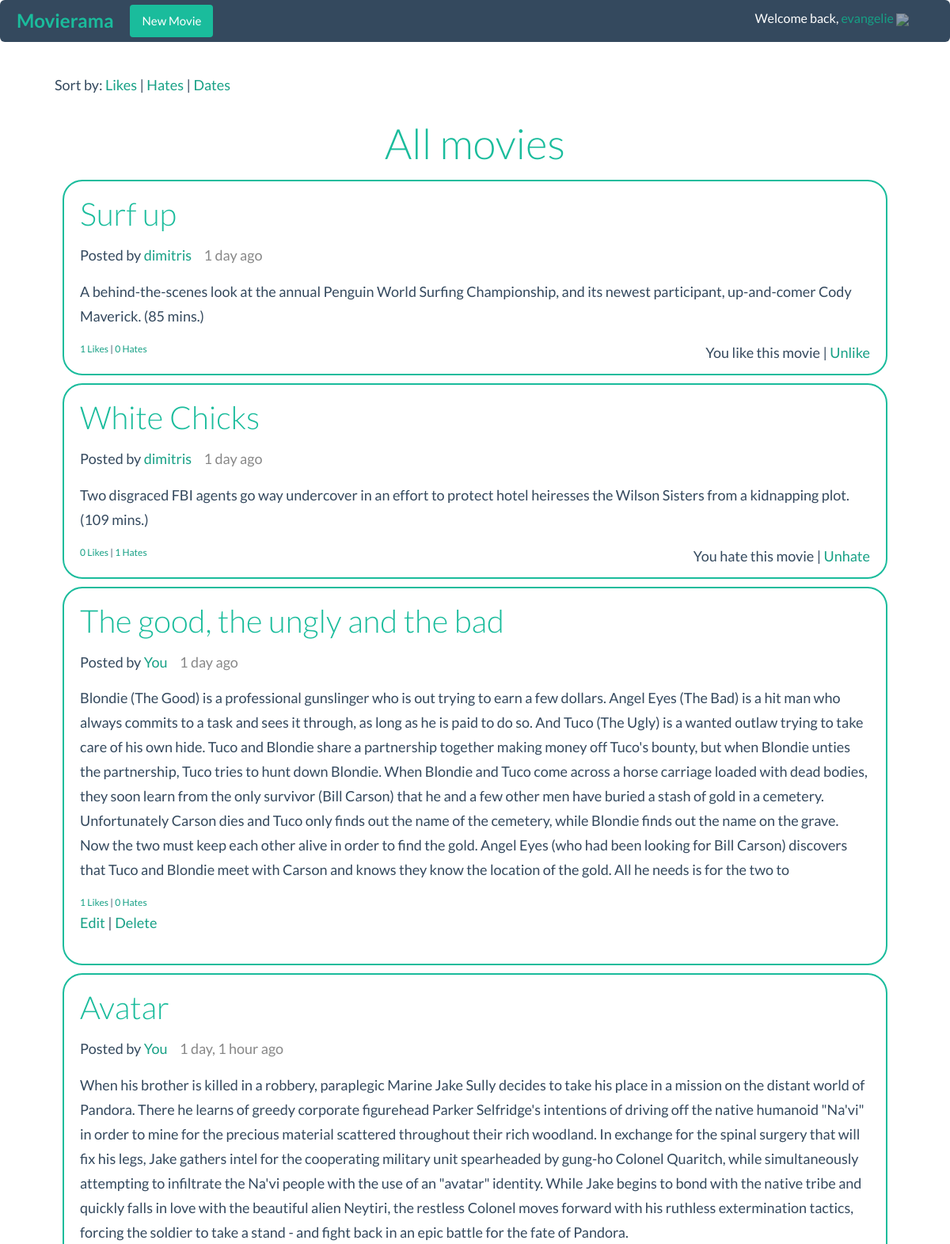
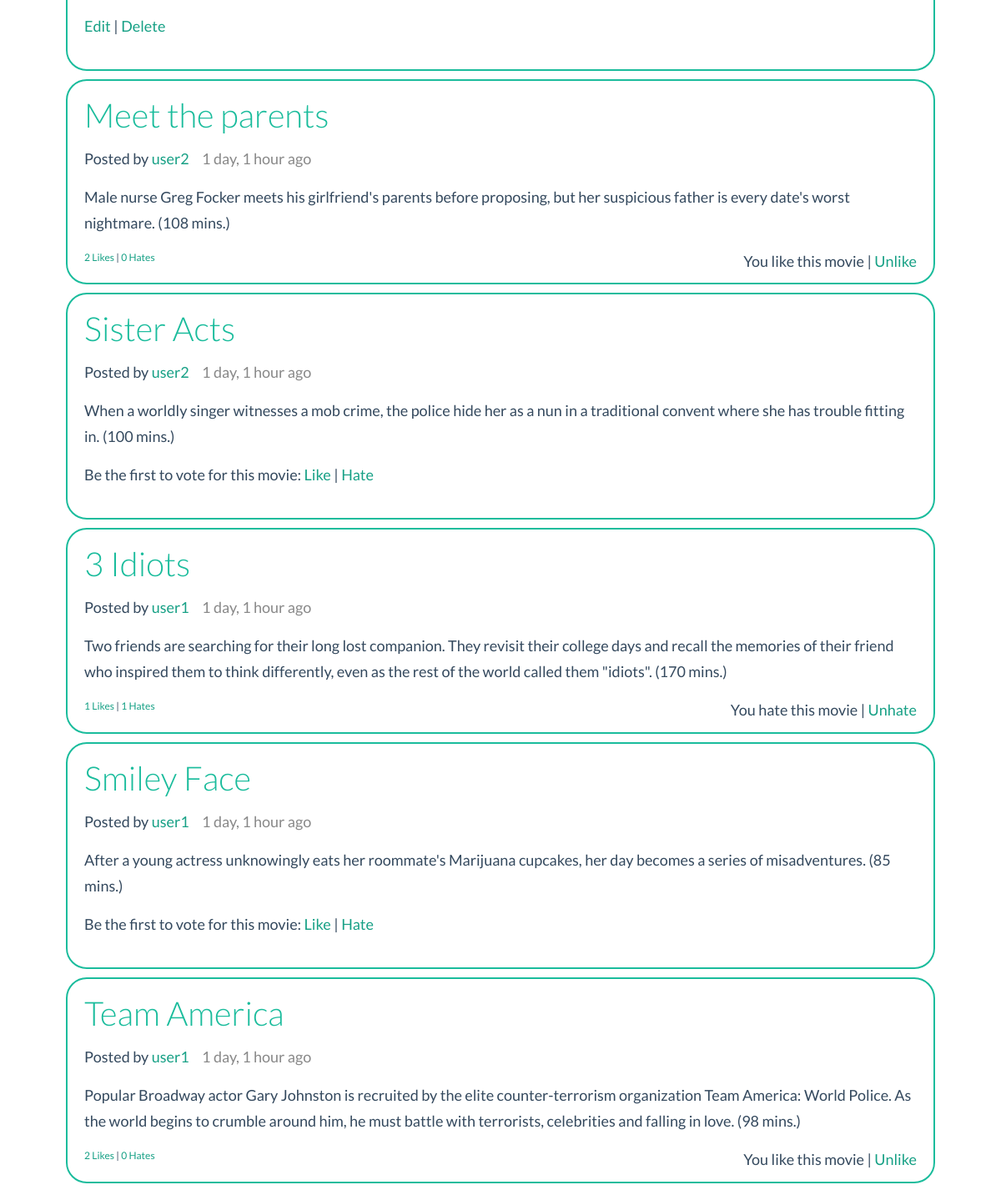
The app's page / (signed in) with its own data (2 pictures, top to bottom).
### movierama/models.py (models this page shows)
class Movies(models.Model):
    id = models.AutoField(primary_key=True)
    username = models.TextField(db_column='userName', blank=True)  # Field name made lowercase.
    title = models.CharField(blank=False, max_length=50)
    description = models.TextField(blank=False, max_length=1000)
    date = models.DateTimeField(auto_now_add=True)
    likes = models.IntegerField(default=0)
    hates = models.IntegerField(default=0)
    class Meta:
        db_table = 'movies'

### movierama/views.py (the view)
# urls.py: url(r'^$', views.WelcomePage, name='home'),
def WelcomePage(request):
    sort = request.GET.get("sort_by")
    movies = get_movies(sort=sort)
    m_rate =MovieRate.objects.all()
    params = {'movies': movies, 'home': True, 'movie_rate': m_rate}
    return render(request, "mainPage.html", params)

### movierama/templatetags/templates_extras.py (called while the page is built)
@register.filter(name='is_like')
def is_like(movie, user):
    return MovieRate.objects.filter(movie=movie, user=user, rate=1).exists()

@register.filter(name='is_hate')
def is_hate(movie, user):
    return MovieRate.objects.filter(movie=movie, user=user, rate=-1).exists()

### movierama/views.py (called while the page is built)
def get_movies(sort=None, username=None):
    if sort == 'like':
        order = '-likes'
    elif sort == 'hate':
        order = '-hates'
    else:
        order = '-date'
    if username:
        movies = Movies.objects.filter(username=username)
    else:
        movies = Movies.objects.all()
    movies = movies.order_by(order)
    return movies

### movierama/templates/mainPage.html
{% extends "base.html" %}
{% block content %}
<div class="movie-container">
    {% if userprofile %}
        <p>Sort by: <a href="/user?name={{name}}&sort_by=like">Likes</a> | <a href="/user?name={{name}}&sort_by=hate"> Hates</a> | <a href="/user?name={{name}}&sort_by=date"> Dates</a></p>
        <h2>Movies uploaded by {{name}}</h2>
    {% else %}
        <p>Sort by: <a href="/?sort_by=like">Likes</a> | <a href="/?sort_by=hate"> Hates</a> | <a href="/?sort_by=date"> Dates</a></p>
        <h2>All movies</h2>
    {% endif %}
    {% for movie in movies %}
        <div class="rcorners">
            {% include "movie/index.html" %}
        </div>
    {% empty %}
        <p>No movies found {% if userprofile %} for {{name}}{% endif %}</p>
    {%endfor%}
</div>
{% endblock %}

### movierama/templates/base.html (shortened to what this page needs)
<!DOCTYPE html>
<html>
	<head>
        <link rel="stylesheet" href="/static/css/bootstrap.min.css" media="all">
        <link rel="stylesheet" href="/static/css/flat-ui.min.css" media="all">
        <link rel="stylesheet" href="/static/css/style.css">
        <link href="/static/css/lightbox.css" rel="stylesheet" />
	</head>
	<body>
        {% include "util/menu.html" %}
        <div class="wrapper">
		    {% block content %}
		    {% endblock %}
        </div>
	</body>
</html>

### movierama/templates/util/menu.html (shortened to what this page needs)
<nav class="navbar navbar-inverse" role="navigation">
    <div class="container-fluid">
        <div class="navbar-header">
             <a class="navbar-brand" href="/"> Movierama</a>
        </div>
        <div class="collapse navbar-collapse" id="bs-example-navbar-collapse-5">
             {% if user.is_authenticated %}
                 <a class="btn navbar-btn" href="/create_movie">New Movie</a>
                 <span class="user-info">
                        Welcome back, <a href="/user?name={{user.username}}">{{user.username}}</a>
                        <a href="/accounts/logout"><img src="/static/img/logout.png" class="admin-icon"/></a>
                    </span>
            {% else %}
                <a class="btn navbar-btn" href="/accounts/login/">Sign in</a>
                <a class="btn navbar-btn" href="/accounts/signup">Create Account</a>
            {% endif %}
        </div>
    </div>
</nav>

### movierama/templates/movie/index.html
        {% load humanize %}
        <h3>{{movie.title}}</h3>
        <p>Posted by <a href="/user?name={{movie.username}}">
            {% if movie.username == user.username %}You{% else %}{{movie.username}}{% endif %}
            </a><span class="movie-time">{{movie.date| naturaltime}}</span>
        </p>
        <p>{{movie.description}}</p>
        {% if not movie.likes and not movie.hates %}
            {% if user.is_authenticated %}
                {% if movie.username != user.username %}
                    <p>Be the first to vote for this movie: <a href="/vote?id={{movie.id}}&vote=1">Like</a> | <a href="/vote?id={{movie.id}}&vote=-1">Hate</a></p>
                {% endif %}
            {% endif %}
        {% else %}
        <a href="like?movie={{movie.id}}">{{movie.likes}} Likes</a> | <a href="hate?movie={{movie.id}}">{{movie.hates}} Hates</a>
        {% endif %}
        {% if user.is_authenticated %}
            {% if movie.username != user.username %}
                    {% load templates_extras %}
                    {% if movie|is_like:user %}
                        <p style="float:right"> You like this movie | <a href="/vote?id={{movie.id}}&vote=0">Unlike</a></p>
                    {% elif movie|is_hate:user %}
                        <p style="float:right"> You hate this movie | <a href="/vote?id={{movie.id}}&vote=0">Unhate</a></p>
                    {% else %}
                        {% if movie.likes or movie.hates %}
                        <p style="float:right"><a href="/vote?id={{movie.id}}&vote=1">Like</a> | <a href="/vote?id={{movie.id}}&vote=-1">Hate</a></p>
                        {% endif %}
                    {% endif%}
            {% else %}
                <p><a href="/edit_movie/{{movie.id}}/">Edit</a> | <a href="/delete_movie/{{movie.id}}/">Delete</a> </p>
            {% endif %}
        {% endif %}

### movierama/static/css/style.css (style rules this page uses)
body { font-size: 12px; }
h1, h2, h3, h4, h5, h6 { color: #1ABC9C; font-weight: 300; }
.wrapper { margin: 0 auto; padding: 10px; }
.admin-icon { opacity: 0.5; transition: opacity 0.25s; }
.user-info { color: #fff; padding: 10px; float: right; }
.user-info img { height: 20px; }
.rcorners { border-radius: 25px; border: 2px solid #1ABC9C; padding: 20px; margin: 10px; }
.rcorners h3 { margin-top:0; }
.movie-container { width: 90%; margin: 0px auto; margin-left: auto ; margin-right: auto ; }
.movie-container h2 { text-align: center; }
.movie-container .movie-time { margin-left:12px; color: #888; }

### movierama/static/css/lightbox.css (style rules this page uses)
body:after { content: url(../img/close.png) url(../img/loading.gif) url(../img/prev.png) url(../img/next.png); display: none; }

### records on screen
Movies: title "Surf up", username "dimitris", date "1 day ago", description "A behind-the-scenes look at the annual Penguin World Surfing Championship, and its newest participant, up-and-comer Cody Maverick. (85 mins.)", likes "1", hates "0"
Movies: title "White Chicks", username "dimitris", date "1 day ago", description "Two disgraced FBI agents go way undercover in an effort to protect hotel heiresses the Wilson Sisters from a kidnapping plot. (109 mins.)", likes "0", hates "1"
Movies: title "The good, the ungly and the bad", userName "You", date "1 day ago", description "Blondie (The Good) is a professional gunslinger who is out trying to earn a few dollars. Angel Eyes (The Bad) is a hit man who always commits to a task and sees it through, as long as he is paid to do so. And Tuco (The Ugly) is a wanted outlaw trying to take care of his own hide. Tuco and Blondie share a partnership together making money off Tuco's bounty, but when Blondie unties the partnership, Tuco tries to hunt down Blondie. When Blondie and Tuco come across a horse carriage loaded with dead bodies, they soon learn from the only survivor (Bill Carson) that he and a few other men have buried a stash of gold in a cemetery. Unfortunately Carson dies and Tuco only finds out the name of the…", likes "1", hates "0"
Movies: title "Avatar", userName "You", date "1 day, 1 hour ago", description "When his brother is killed in a robbery, paraplegic Marine Jake Sully decides to take his place in a mission on the distant world of Pandora. There he learns of greedy corporate figurehead Parker Selfridge's intentions of driving off the native humanoid \"Na'vi\" in order to mine for the precious material scattered throughout their rich woodland. In exchange for the spinal surgery that will fix his legs, Jake gathers intel for the cooperating military unit spearheaded by gung-ho Colonel Quaritch, while simultaneously attempting to infiltrate the Na'vi people with the use of an \"avatar\" identity. While Jake begins to bond with the native tribe and quickly falls in love with the beautiful alien…"
Movies: title "Meet the parents", username "user2", date "1 day, 1 hour ago", description "Male nurse Greg Focker meets his girlfriend's parents before proposing, but her suspicious father is every date's worst nightmare. (108 mins.)", likes "2", hates "0"
Movies: title "Sister Acts", username "user2", date "1 day, 1 hour ago", description "When a worldly singer witnesses a mob crime, the police hide her as a nun in a traditional convent where she has trouble fitting in. (100 mins.)"
Movies: title "3 Idiots", username "user1", date "1 day, 1 hour ago", description "Two friends are searching for their long lost companion. They revisit their college days and recall the memories of their friend who inspired them to think differently, even as the rest of the world called them \"idiots\". (170 mins.)", likes "1", hates "1"
Movies: title "Smiley Face", username "user1", date "1 day, 1 hour ago", description "After a young actress unknowingly eats her roommate's Marijuana cupcakes, her day becomes a series of misadventures. (85 mins.)"
Movies: title "Team America", username "user1", date "1 day, 1 hour ago", description "Popular Broadway actor Gary Johnston is recruited by the elite counter-terrorism organization Team America: World Police. As the world begins to crumble around him, he must battle with terrorists, celebrities and falling in love. (98 mins.)", likes "2", hates "0"

### other values on screen
{{ user.username }} "evangelie"
